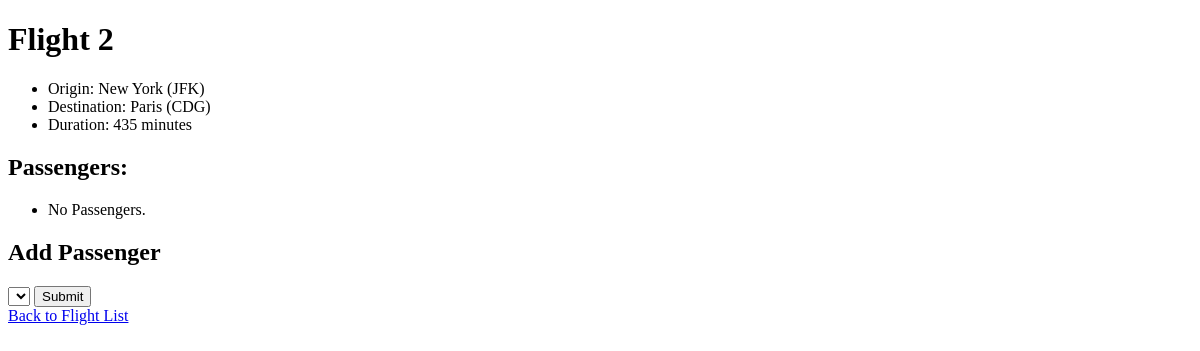
The app's page /flights/2, older data.
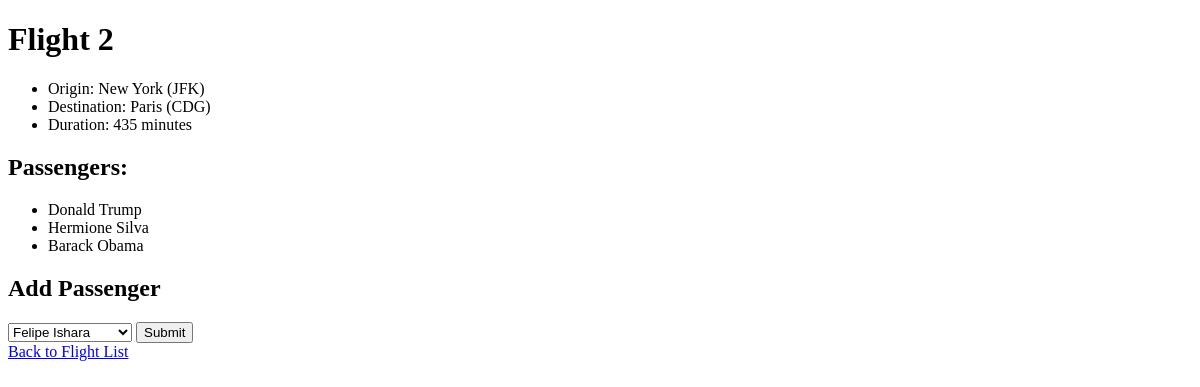
The same page, newer data.
### flights/models.py (models this page shows)
class Passenger(models.Model):
    first = models.CharField(max_length=64)
    last = models.CharField(max_length=64)
    flights = models.ManyToManyField(Flight, blank=True, related_name="passengers")
    def __str__(self):
        return f"{self.first} {self.last}"

### flights/views.py (the view)
# urls.py: path("<int:flight_id>", views.flight, name="flight"),
def flight(request, flight_id):
    flight = Flight.objects.get(id=flight_id)
    passengers = flight.passengers.all()
    non_passengers = Passenger.objects.exclude(flights=flight).all()
    return render(request, "flights/flight.html", {
        "flight": flight,
        "passengers": passengers,
        "non_passengers": non_passengers
    })

### flights/models.py (called while the page is built)
    def __str__(self):
        return f"{self.city} ({self.code})"

### flights/templates/flights/flight.html (shortened to what this page needs)
{% extends "flights/layout.html" %}
{% block body %}
    <h1>Flight {{ flight.id }}</h1>
    <ul>
        <li>Origin: {{ flight.origin }}</li>
        <li>Destination: {{ flight.destination }}</li>
        <li>Duration: {{ flight.duration }} minutes</li>
    </ul>
    <h2>Passengers:</h2>
    <ul>
        {% for passenger in passengers %}
            <li>{{ passenger }}</li>
        {% empty %}
            <li>No Passengers.</li>
        {% endfor %}
    </ul>
    <h2>Add Passenger</h2>
    <form action="{% url 'book' flight.id %}" method="post">
        <select name="passenger" id="">
            {% for passenger in non_passengers %}
                <option value="{{ passenger.id }}">{{ passenger }}</option>
            {% endfor %}
        </select>
        <input type="submit" value="Submit">
    </form>
    <a href="{% url 'index' %}">Back to Flight List</a>
{% endblock %}

Row changes from the older to the newer data that the page shows:
added Passenger: first+last "Donald Trump"
added Passenger: first+last "Hermione Silva"
added Passenger: first+last "Barack Obama"
Text that changed along with them:
form field passenger: (not shown) → "Felipe Ishara"
text no longer shown: "No Passengers."
